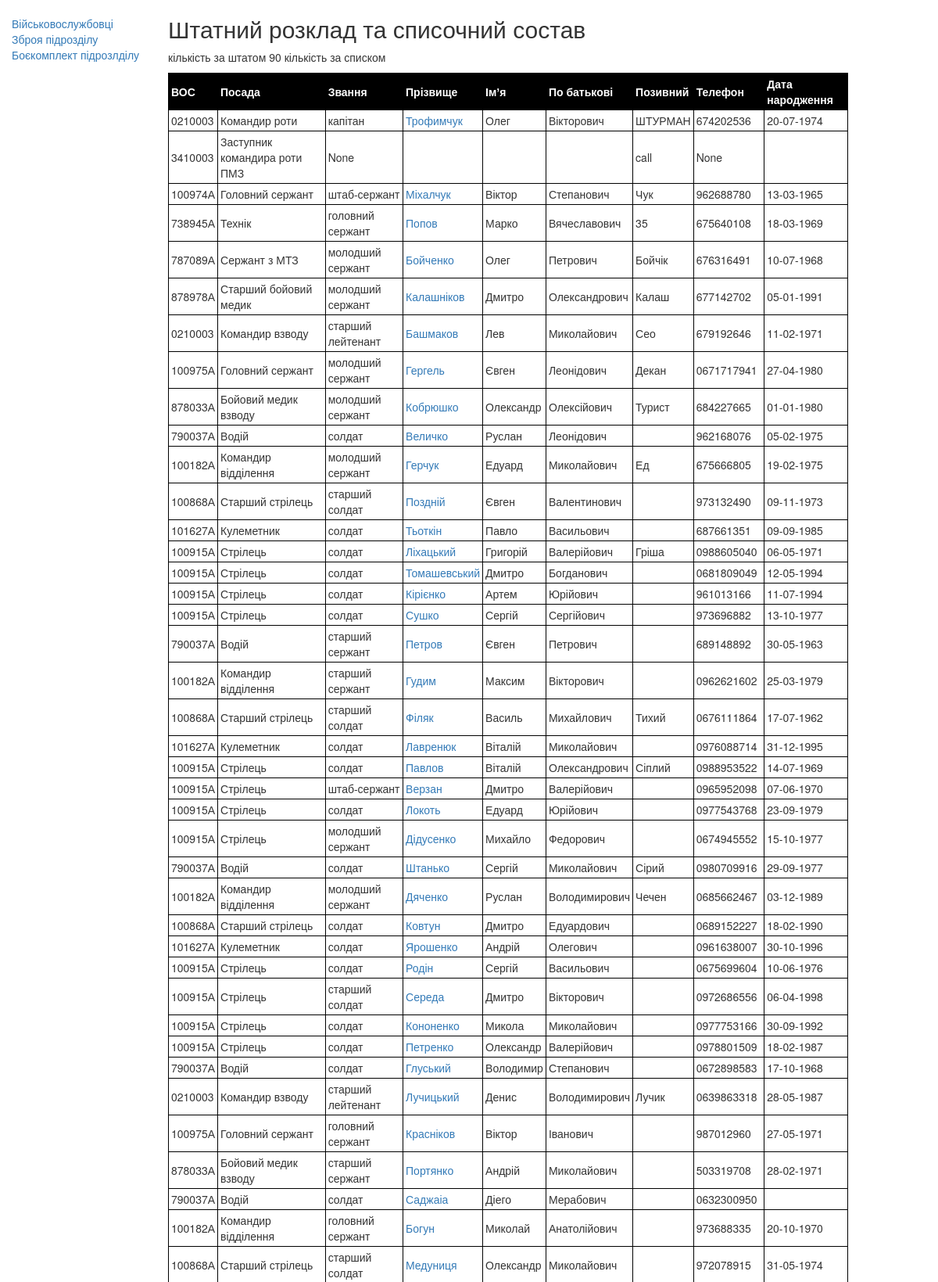
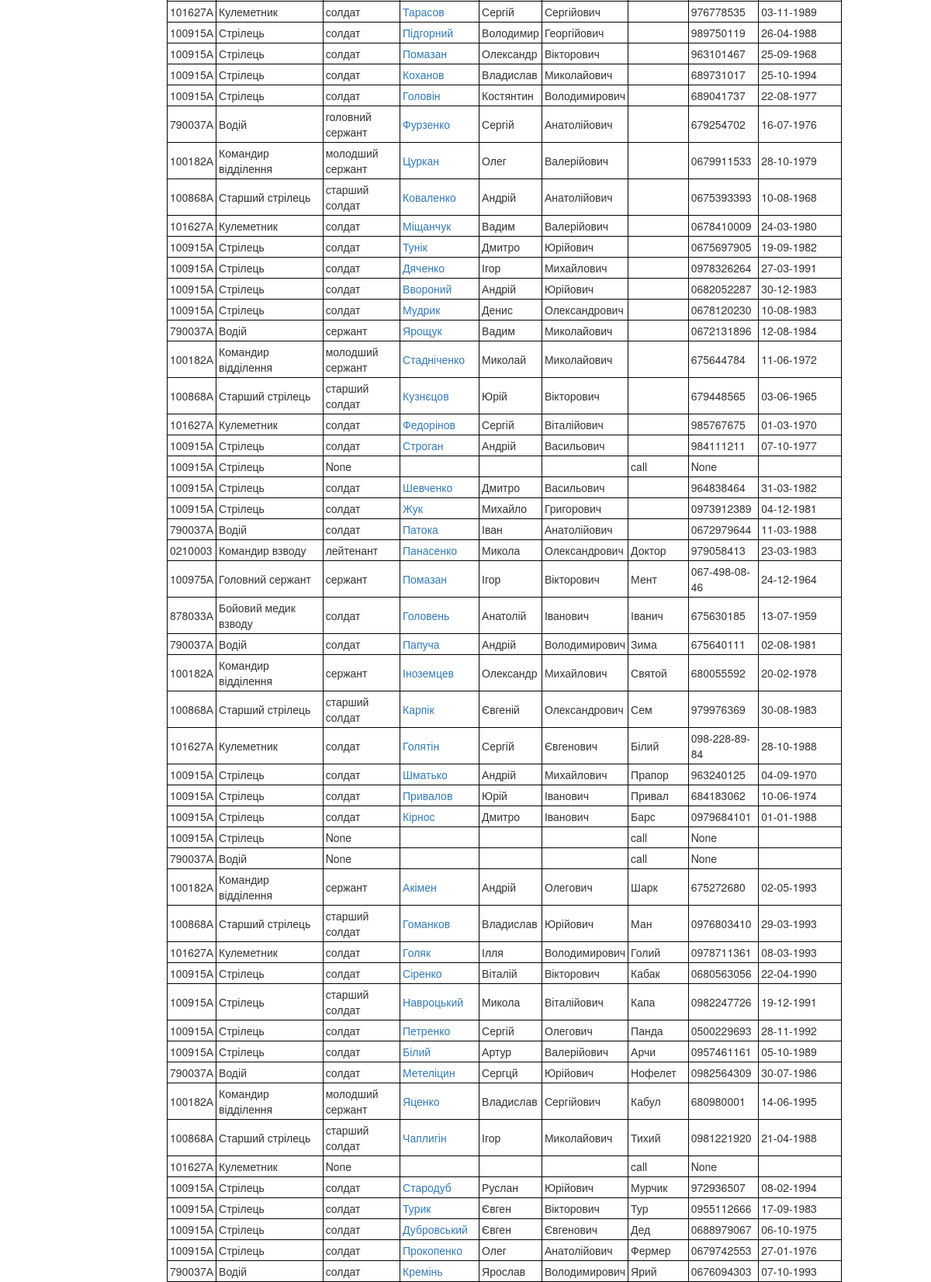
Before: /index/ with the older database file (2 pictures, top to bottom).
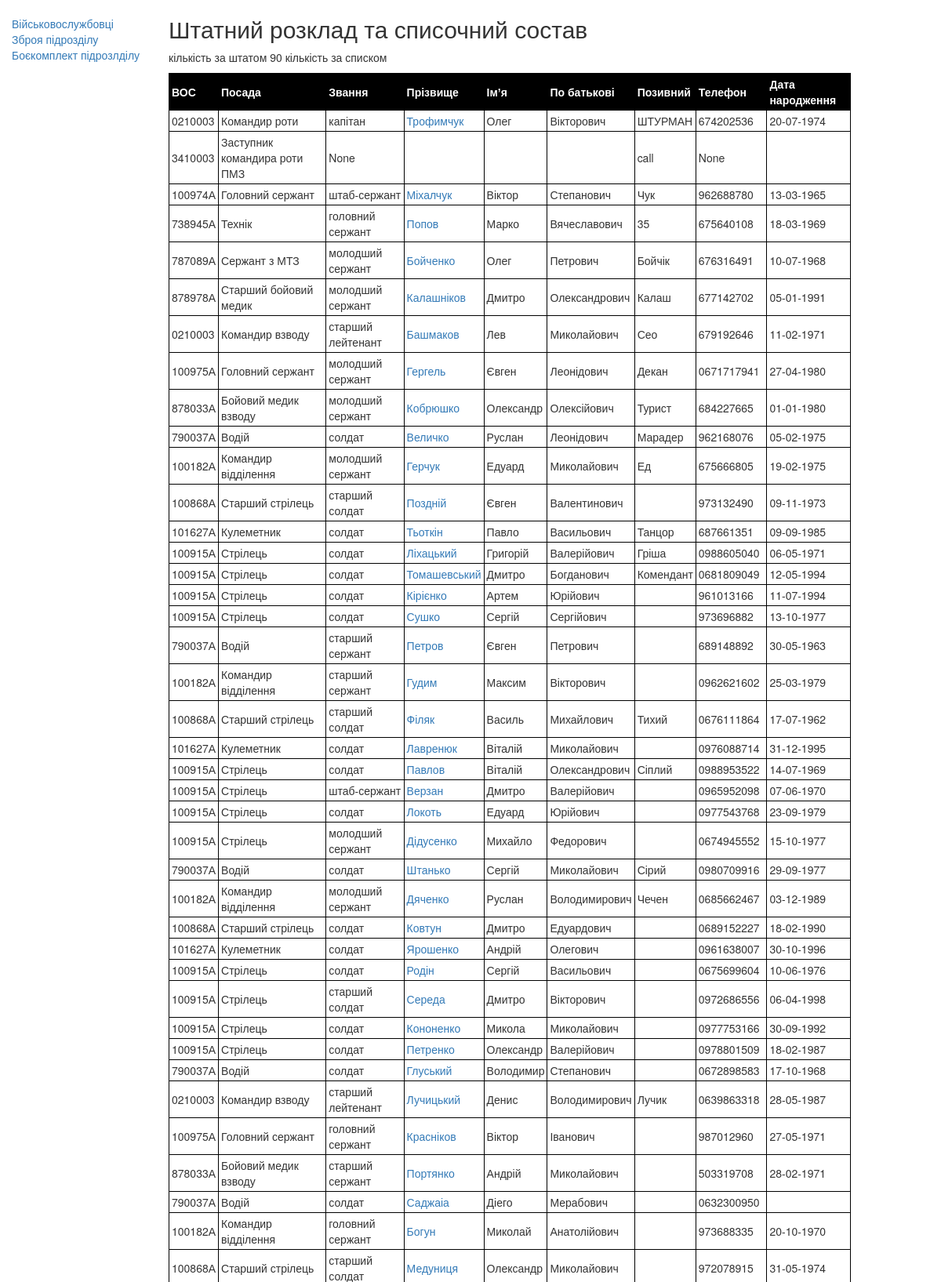
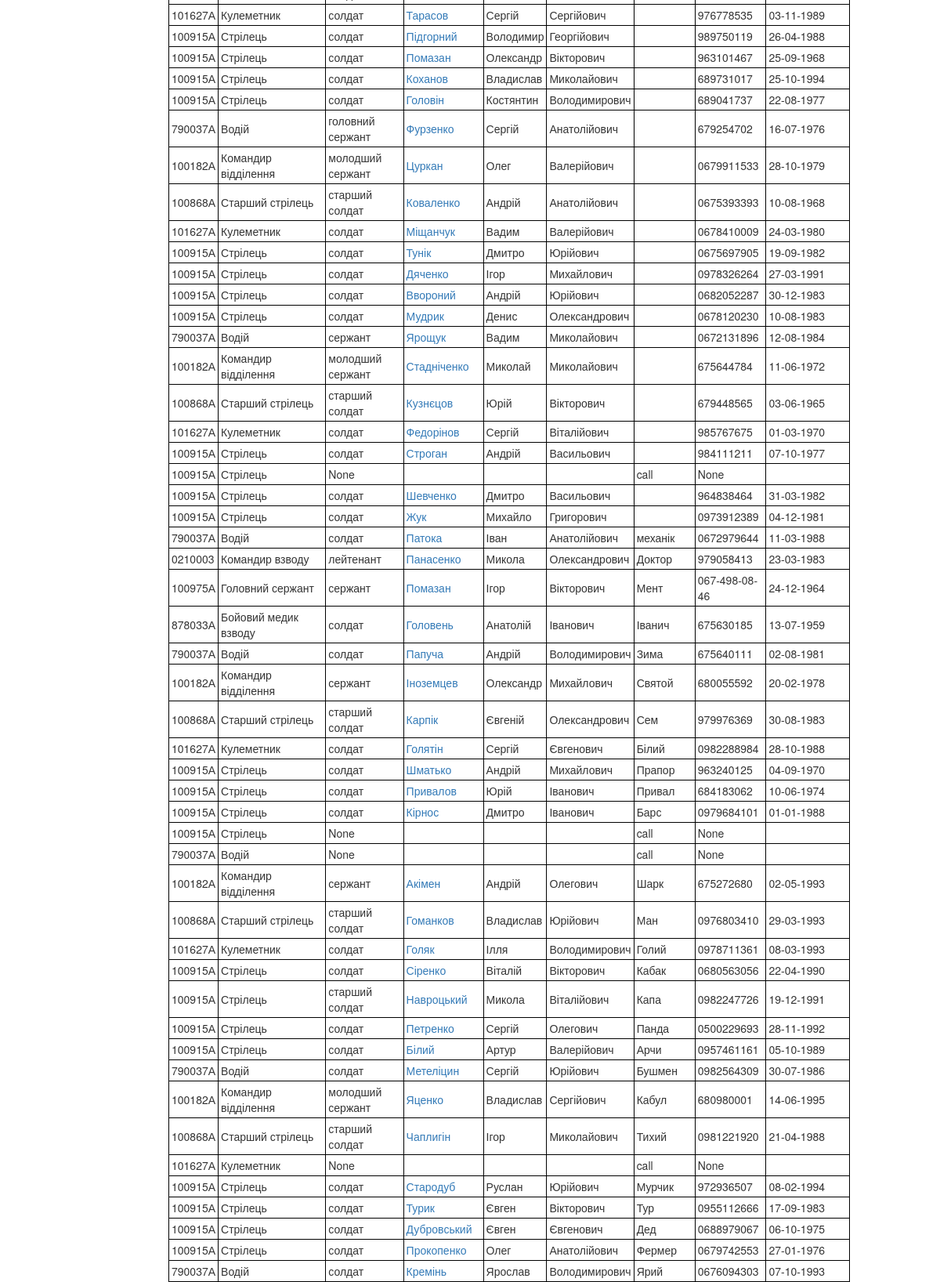
After: the same page with the newer database file (2 pictures, top to bottom).
### evening/models.py (models this page shows, shortened)
class Soldiers(models.Model):
    slug = models.SlugField(max_length=50, unique=True, null=True,
                            verbose_name='Код посади')
    surname = models.CharField(max_length=50, verbose_name='Фамілія')
    name = models.CharField(max_length=50, verbose_name='Імʼя')
    fathers_name = models.CharField(max_length=50, verbose_name='По батькові')
    callsign = models.CharField(max_length=50, verbose_name='Позивний')
    position_name = models.CharField(
        max_length=50, null=True, verbose_name='Посада')
    mil_prof = models.CharField(max_length=50, null=True, verbose_name='ВОС')
    position_rank = models.CharField(
        max_length=50, null=True, verbose_name='Звання посади')
    rank = models.ForeignKey(
        'Ranks', on_delete=models.PROTECT, null=True, verbose_name='Звання')
    phone = models.CharField(max_length=13, null=True, verbose_name='Телефон')
    birth_date = models.DateField(null=True, verbose_name='Дата народження')
    tax_number = models.CharField(
        max_length=15, unique=True, null=True, verbose_name='ІПН')
    blood_type = models.CharField(
        max_length=15, null=True, verbose_name='Группа крові')
    addres = models.CharField(max_length=255, null=True, verbose_name='Адреса')
    complect_center = models.CharField(
        max_length=255, null=True, verbose_name='Центр комплектаціі')
    mob_date = models.DateField(null=True, verbose_name='Дата мобілізаціі')
    children = models.CharField(max_length=50, null=True, verbose_name='Діти')
    hight_s = models.CharField(max_length=50, null=True, verbose_name='Зріст')
    size = models.CharField(max_length=50, null=True, verbose_name='Розмір')
    boots_s = models.CharField(max_length=50, null=True, verbose_name='Взуття')
    head_s = models.CharField(max_length=50, null=True,
                              verbose_name='Головний убор')
    photo = models.ImageField(blank=True, verbose_name='Фото')
    passport = models.CharField(
        max_length=50, blank=True, verbose_name='Паспорт')
    def get_absolute_url(self):
        return reverse('soldier-card', args=[str(self.pk)])
    class Meta:
        verbose_name = 'Військовослужбовець'
        verbose_name_plural = 'Військовослужбовці'
        ordering = ['slug']

class Ranks (models.Model):
    rank = models.CharField(max_length=50,)
    def __str__(self):
        return self.rank

### evening/views.py (the view)
# urls.py: path('', SoldiersList.as_view(), name='index'),
class SoldiersList(ListView):
    model = Soldiers
    template_name = 'evening/index.html'

### evening/templates/evening/index.html (shortened to what this page needs)
{% extends "evening/base_generic.html" %}
{% block content %}
<h2>Штатний розклад та списочний состав </h2>
  <p>кількість за штатом {{soldiers_list.count}} кількість за списком  </p>
  <table cellspacing = 1>
  <tr>
    <th>ВОС</th>
    <th>Посада</th>
    <th>Звання</th>
    <th>Прізвище</th>
    <th>Імʼя</th>
    <th>По батькові</th>
    <th>Позивний</th>
    <th>Телефон</th>
    <th>Дата народження</th>
  </tr>
    {% for i in soldiers_list %}
  <tr>
    <td>{{i.mil_prof}}</a></td>
    <td>{{i.position_name}}</a></td>
    <td>{{i.rank}}</td>
    <td><a href="{{ i.get_absolute_url }}">{{i.surname}}</a></td>
    <td>{{i.name}}</td>
    <td>{{i.fathers_name}}</td>
    <td>{{i.callsign}}</td>
    <td>{{i.phone}}</td>
    <td>{{i.birth_date|date:" d-m-Y"}}</td>
  </tr>
    {% endfor %}
</table>
{% endblock %}

### evening/templates/evening/base_generic.html (shortened to what this page needs)
<!DOCTYPE html>
<html lang="en">
<head>
  <link rel="stylesheet" href="https://maxcdn.bootstrapcdn.com/bootstrap/3.3.7/css/bootstrap.min.css">
  {% load static %}
  <link rel="stylesheet" href="{% static 'css/styles.css' %}">
</head>
<body>
  <div class="container-fluid">
    <div class="row">
      <div class="col-sm-2">
      {% block sidebar %}
      <ul class="sidebar-nav">
          <li><a href="{% url 'index' %}">Військовослужбовці</a></li>
          <li><a href="{% url 'weapons' %}">Зброя підрозділу</a></li>
          <li><a href="{% url 'ammo' %}">Боєкомплект підрозлділу</a></li>
      </ul>
     {% endblock %}
      </div>
      <div class="col-sm-9 ">
      {% block content %}
      {% endblock %}
      </div>
    </div>
  </div>
</body>
</html>

### evening/static/css/styles.css (style rules this page uses)
.sidebar-nav { margin-top: 20px; padding: 0; list-style: none; }

### evening/templates/evening/index.html (style rules this page uses)
TABLE {  border: 2px solid black; }
TD, TH { padding: 3px; border: 1px solid black; }
TH { text-align: left; background: black; color: white; }

Changed rows visible on the page:
changed Soldiers "Величко": callsign (not shown) → "Марадер"
changed Soldiers "Тьоткін": callsign (not shown) → "Танцор"
changed Soldiers "Томашевський": callsign (not shown) → "Комендант"
changed Soldiers "Патока": callsign (not shown) → "механік"
changed Soldiers "Голятін": phone "098-228-89-84" → "0982288984"
changed Soldiers "Метеліцин": name "Сергцй" → "Сергій"; callsign "Нофелет" → "Бушмен"
